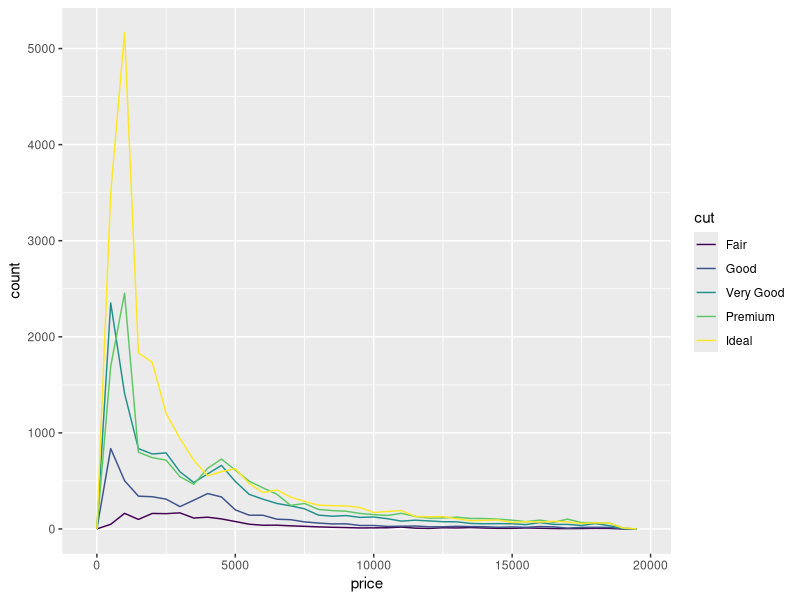
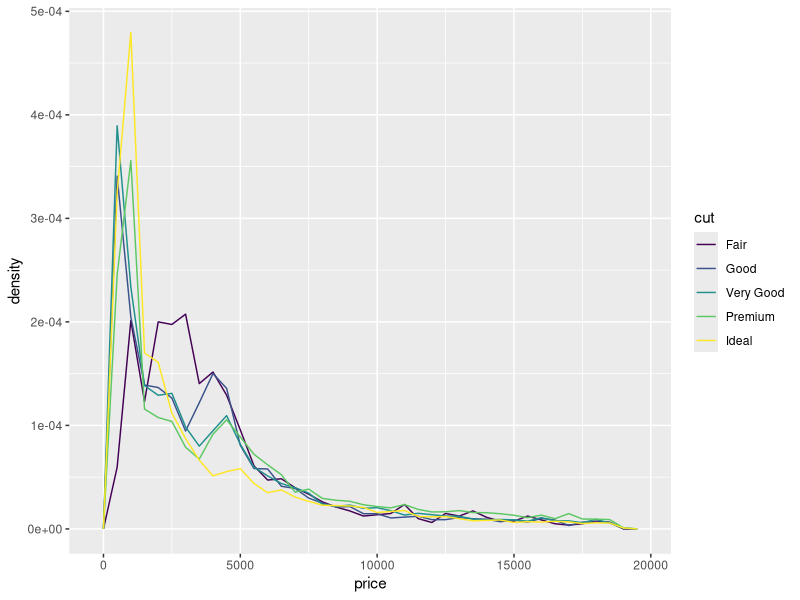

The R script that drew these images, in order: (Note: this script raises an error after producing the figures.)
## ---- chunk 1
knitr::opts_chunk$set(echo = TRUE, warning = FALSE, message = FALSE, error = FALSE)
library(tidyverse)
library(hexbin)
library(viridis)
## ---- chunk 2
diamonds2 <- diamonds %>% 
  filter(between(y, 3, 20))
## ---- chunk 3
diamonds2 <- diamonds %>% 
  mutate(y = ifelse(y < 3 | y > 20, NA, y))
## ---- chunk 4
diamonds2 <- diamonds %>% 
  mutate(y = ifelse(y < 3 | y > 20, mean(diamonds$y, na.rm = T), y))
## ---- chunk 5
?NA

## ---- chunk 6
missingVec <- c(1,0,8,20,84,2,94,NA,20,NA,1,0,8,20,84,3,20,NA,10,84,20,82,6,94,NA,20,NA)
sum(is.na(missingVec))
length(missingVec)
sum(is.na(missingVec))/length(missingVec)
## ---- chunk 7
ggplot(data = diamonds, mapping = aes(x = price)) + 
  geom_freqpoly(mapping = aes(colour = cut), binwidth = 500)
## ---- chunk 8
ggplot(data = diamonds, mapping = aes(x = price, y = ..density..)) + 
  geom_freqpoly(mapping = aes(colour = cut), binwidth = 500)
## ---- chunk 9
knitr::include_graphics("images/EDA-boxplot.png")
## ---- chunk 10
ggplot(data = diamonds, mapping = aes(x = cut, y = price)) +
  geom_boxplot()
## ---- chunk 11
ggplot(data = diamonds, mapping = aes(x = cut, y = price)) +
  geom_violin()
## ---- chunk 12
ggplot(data = diamonds) +
  geom_count(mapping = aes(x = cut, y = color))
## ---- chunk 13
diamonds %>% 
  count(color, cut) %>%  
  ggplot(mapping = aes(x = color, y = cut)) +
    geom_tile(mapping = aes(fill = n))
## ---- chunk 14
# pairs(mpg)  # Won't work. pairs() doesn't like categoricals. Dummy variables are an option, but let's just drop. 

mpgNumerics <- mpg %>%
  select(-model, -manufacturer, -trans, -drv, -fl, -class)

pairs(mpgNumerics)
install.packages("GGally")
library(GGally)
ggpairs(mpgNumerics)
## ---- chunk 15
cor(mpgNumerics) #gener
## ---- chunk 16
# install("car")
# library()
car::vif(lm(price ~ carat + cut, data = diamonds))
## ---- chunk 17
# size and weight are collinear
car::vif(lm(price ~ carat + cut + color + y + x, data = diamonds)) 
## ---- chunk 18
smaller <- diamonds %>% 
  filter(carat < 3)

# install.packages("hexbin")
ggplot(data = smaller) +
  geom_hex(mapping = aes(x = carat, y = price)) +
  scale_fill_viridis() # the viridis color scheme is better than default
## ---- chunk 19
ggplot(data = diamonds) + 
  geom_point(mapping = aes(x = carat, y = price), alpha = 1 / 100)
## ---- chunk 20
ggplot(data = smaller, mapping = aes(x = carat, y = price)) + 
  geom_boxplot(mapping = aes(group = cut_width(carat, 0.1)))
## ---- chunk 21
ggplot(data = diamonds) +
  geom_point(mapping = aes(x = x, y = y)) +
  coord_cartesian(xlim = c(4, 11), ylim = c(4, 11))
## ---- chunk 22
ggplot(data = diamonds) + 
  geom_point(mapping = aes(x = carat, y = price, color = cut), alpha = .15)
## ---- chunk 23
ggplot(data = diamonds) +
  geom_boxplot(mapping = aes(x = x, y = y, group = cut_width(x, 2))) +
  coord_cartesian(xlim = c(4, 11), ylim = c(4, 11))
## ---- chunk 24
library(modelr)

# train a linear regression model to predict price using carat
mod <- lm(log(price) ~ log(carat), data = diamonds) 

# subtract predictions from actuals to find residuals
diamonds2 <- diamonds %>% 
  add_residuals(mod) %>% 
  mutate(resid = exp(resid))

# residuals plot -- useful for identifying trends not found by model
ggplot(data = diamonds2) + 
  geom_point(mapping = aes(x = log(carat), y = resid))
## ---- chunk 25
ggplot(data = diamonds2) + 
  geom_boxplot(mapping = aes(x = cut, y = resid))
